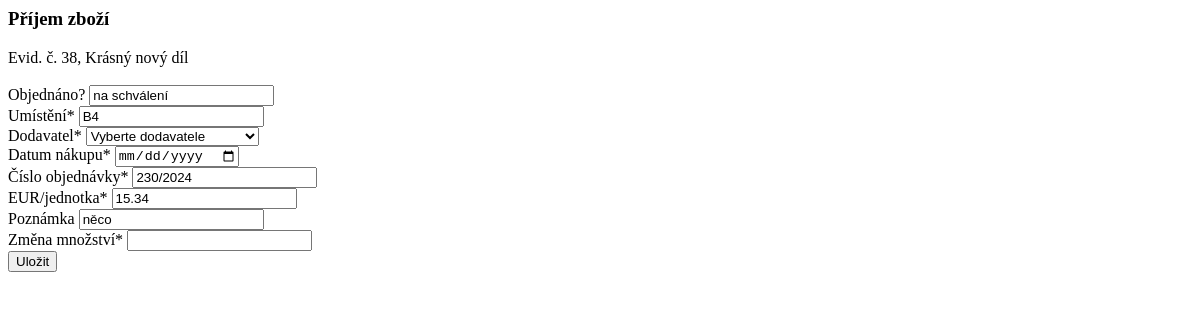
Before: /sklad/38/receipt_audit_log/ (signed in) with the older database file.
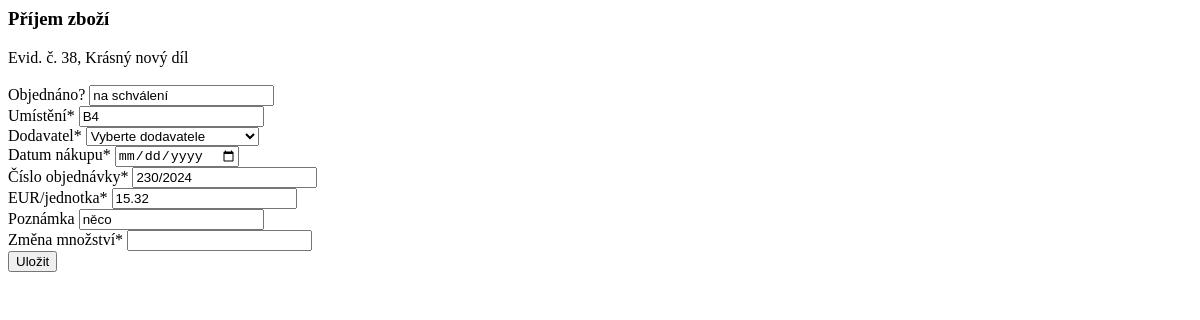
After: the same page with the newer database file.
### hpm_sklad/models.py (models this page shows, shortened)
class Sklad(models.Model):
    class Meta:
        ordering = ["-evidencni_cislo"]
        verbose_name_plural = "Skladové položky"
    JEDNOTKY_CHOICES = [
        ('ks', 'kus'),
        ('kg', 'kilogram'),
        ('par', 'pár'),
        ('l', 'litr'),
        ('m', 'metr'),
        ('baleni', 'balení'),
    ]
    evidencni_cislo = models.AutoField(primary_key=True, verbose_name="Evidenční číslo")
    interne_cislo = models.IntegerField(null=True, verbose_name="Číslo karty")
    objednano = models.CharField(max_length=100, null=True, blank=True, verbose_name="Objednáno?")
    nazev_dilu = models.CharField(max_length=100, verbose_name="Název dílu")
    min_mnozstvi_ks = models.PositiveIntegerField(default=0, verbose_name="Minimum")
    mnozstvi = models.PositiveIntegerField(default=0, verbose_name="Množství")
    jednotky = models.CharField(max_length=10, choices=JEDNOTKY_CHOICES, default='ks', verbose_name="Jednotky")
    umisteni = models.CharField(max_length=25, verbose_name="Umístění")
    dodavatel = models.CharField(max_length=70, null=True, blank=True, verbose_name="Dodavatel")
    datum_nakupu = models.DateField(null=True, blank=True, verbose_name="Datum nákupu")
    cislo_objednavky = models.CharField(max_length=20, null=True, blank=True, verbose_name="Číslo objednávky")
    jednotkova_cena_eur = models.FloatField(default=0.0, validators=[MinValueValidator(0.0)], verbose_name="EUR/jednotka")
    celkova_cena_eur = models.FloatField(default=0.0, validators=[MinValueValidator(0.0)], verbose_name="Celkem EUR")
    poznamka = models.CharField(null=True, blank=True, max_length=200, verbose_name="Poznámka")
    ucetnictvi = models.BooleanField(default=True, verbose_name="Účetnictví")
    kriticky_dil = models.BooleanField(default=False, verbose_name="Kritický díl")
    hsh = models.BooleanField(default=False, verbose_name="HSH")
    tq8 = models.BooleanField(default=False, verbose_name="TQ8")
    tqf_xl1 = models.BooleanField(default=False, verbose_name="TQF XL1")
    tqf_xl2 = models.BooleanField(default=False, verbose_name="TQF XL2")
    dc_xl = models.BooleanField(default=False, verbose_name="DC XL")
    dac_xl1_2 = models.BooleanField(default=False, verbose_name="DAC XL1-2")
    dl_xl = models.BooleanField(default=False, verbose_name="DL XL")
    dac = models.BooleanField(default=False, verbose_name="DAC")
    lac_1 = models.BooleanField(default=False, verbose_name="LAC 1")
    lac_2 = models.BooleanField(default=False, verbose_name="LAC 2")
    ipsen_ene = models.BooleanField(default=False, verbose_name="IPSEN ENE")
    hsh_ene = models.BooleanField(default=False, verbose_name="HSH ENE")
    xl_ene1 = models.BooleanField(default=False, verbose_name="XL ENE1")
    xl_ene2 = models.BooleanField(default=False, verbose_name="XL ENE2")
    ipsen_w = models.BooleanField(default=False, verbose_name="IPSEN W")
    hsh_w = models.BooleanField(default=False, verbose_name="HSH W")
    kw = models.BooleanField(default=False, verbose_name="KW")
    kw1 = models.BooleanField(default=False, verbose_name="KW 1")
    kw2 = models.BooleanField(default=False, verbose_name="KW 2")
    kw3 = models.BooleanField(default=False, verbose_name="KW 3")
    mikrof = models.BooleanField(default=False, verbose_name="MIKROF")
    history = HistoricalRecords()
    def __str__(self):
        return "Evid. č. " + str(self.evidencni_cislo) + ", " + self.nazev_dilu

### hpm_sklad/views.py (the view)
# urls.py: path('sklad/<pk>/receipt_audit_log/', views.receipt_form_view, name='receipt_audit_log'),
@login_required
@permission_required('hpm_sklad.change_sklad', 'hpm_sklad.add_auditlog')
def receipt_form_view(request, pk):
    sklad_instance = get_object_or_404(Sklad, pk=pk)
    if request.method == 'POST':
        sklad_movement_form = SkladReceiptForm(request.POST, instance=sklad_instance)
        auditlog_receipt_form = AuditLogReceiptForm(request.POST)
        if sklad_movement_form.is_valid() and auditlog_receipt_form.is_valid():
            updated_sklad = sklad_movement_form.save(commit=False)
            created_auditlog = auditlog_receipt_form.save(commit=False)
            created_auditlog.jednotkova_cena_eur = updated_sklad.jednotkova_cena_eur
            created_auditlog.celkova_cena_eur = created_auditlog.jednotkova_cena_eur * created_auditlog.zmena_mnozstvi
            updated_sklad.mnozstvi = sklad_instance.mnozstvi + created_auditlog.zmena_mnozstvi
            updated_sklad.celkova_cena_eur = sklad_instance.celkova_cena_eur + created_auditlog.celkova_cena_eur
            updated_sklad.jednotkova_cena_eur = round(updated_sklad.celkova_cena_eur / updated_sklad.mnozstvi, 2)
            created_auditlog.typ_operace = "PŘÍJEM"
            created_auditlog.ucetnictvi = updated_sklad.ucetnictvi
            created_auditlog.evidencni_cislo = updated_sklad
            created_auditlog.interne_cislo = updated_sklad.interne_cislo
            created_auditlog.objednano = updated_sklad.objednano
            created_auditlog.nazev_dilu = updated_sklad.nazev_dilu
            created_auditlog.ucetnictvi = updated_sklad.ucetnictvi
            created_auditlog.mnozstvi = updated_sklad.mnozstvi
            created_auditlog.jednotky = updated_sklad.jednotky
            created_auditlog.umisteni = updated_sklad.umisteni
            created_auditlog.dodavatel = updated_sklad.dodavatel
            created_auditlog.datum_nakupu = updated_sklad.datum_nakupu
            created_auditlog.cislo_objednavky = updated_sklad.cislo_objednavky
            created_auditlog.operaci_provedl = request.user
            created_auditlog.poznamka = updated_sklad.poznamka
            updated_sklad.save()
            created_auditlog.save()
            return redirect('audit_log')
    else: # GET nebo nevalidovaný formulář
        sklad_movement_form = SkladReceiptForm(instance=sklad_instance)
        auditlog_receipt_form = AuditLogReceiptForm()
    context = {
        'sklad_movement_form': sklad_movement_form,
        'auditlog_receipt_form': auditlog_receipt_form,
        'object': sklad_instance,
    }
    return render(request, 'hpm_sklad/receipt_audit_log.html', context)

### hpm_sklad/forms.py (shortened to what this page needs)
class SkladReceiptForm(forms.ModelForm):
    datum_nakupu = forms.DateField(widget=forms.DateInput(attrs={'type': 'date'}), required=True,
                                   label='Datum nákupu')
    dodavatel = forms.ModelChoiceField(queryset=Dodavatele.objects.all(), required=False,
                                       empty_label="Vyberte dodavatele")
    class Meta:
        model = Sklad
        fields = ["objednano", "umisteni", "dodavatel", "datum_nakupu", "cislo_objednavky",
                  "jednotkova_cena_eur", "poznamka",]
    def __init__(self, *args, **kwargs):
        super(SkladReceiptForm, self).__init__(*args, **kwargs)
        self.helper = FormHelper(self)
        self.helper.form_class = 'form-grid'
        self.helper.form_method = 'post'
        self.helper.layout = Layout(
            Div(*[Field(field) for field in self.Meta.fields], css_class='form-column')
            )
        self.fields['dodavatel'].required = True
        self.fields['cislo_objednavky'].required = True
        self.fields['datum_nakupu'].required = True
        self.fields['jednotkova_cena_eur'].required = True

### hpm_sklad/models.py (called while the page is built)
    def __str__(self):
        return f"{self.dodavatel}"

### hpm_sklad/templates/hpm_sklad/receipt_audit_log.html (shortened to what this page needs)
{% load static %}
{% load crispy_forms_tags %}
<h3>Příjem zboží</h3>
{{ object|truncatechars:70 }} <br><br>
<form method="post" action="{% url 'receipt_audit_log' object.pk %}">
    {{ sklad_movement_form|crispy }}
    {{ auditlog_receipt_form|crispy }}
    <button type="submit" class="button nav-item">Uložit</button>
</form>

Changed rows visible on the page:
changed Sklad "Evid. č. 38, Krásný nový díl": jednotkova_cena_eur "15.34" → "15.32"
